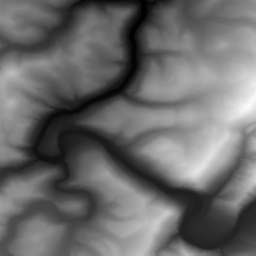
#> input picture Assignment_1/assignment1/assets/depth_data/OhioPyle-256.jpg, 256 x 256 px, found by its file name
$ jupyter execute test.ipynb
#> lines starting #> are read from the running program, lines starting #| are printed output that depends on the picture
[cell 1]
import cv2
import numpy as np
import matplotlib.pyplot as plt
from mpl_toolkits.mplot3d import Axes3D

# Step 1: Read the grayscale image
image = cv2.imread("D:/MBZUAI 2022-2027/MBZUAI 2024-2027/Semester 2/CV804/Exercise 1/CV804-2025-Spring-Semester-Starter-Code/assignment1/assets/depth_data/OhioPyle-256.jpg", cv2.IMREAD_GRAYSCALE)
#> image is the input picture: shape (256, 256); min 0, max 254, mean 106.7

# Step 2: Normalize the image (if necessary)
height_map = image / 255.0  # Normalize to range 0-1

# Step 3: Create a meshgrid for X, Y coordinates
# We create the X, Y grid based on the image size
x = np.arange(0, height_map.shape[1])
#> x = 256 values from 0 to 255
y = np.arange(0, height_map.shape[0])
#> y = 256 values from 0 to 255
x, y = np.meshgrid(x, y)

# Step 4: Plotting the 3D surface
fig = plt.figure()
ax = fig.add_subplot(111, projection='3d')

# Plot the surface
ax.plot_surface(x, y, height_map, cmap='viridis', edgecolor='none')
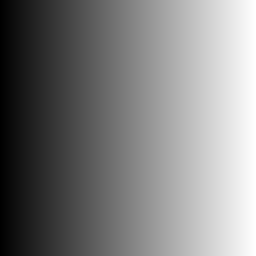
#> x: shape (256, 256) int64; min 0, max 255, mean 127.5

# Labels and title
ax.set_xlabel('X')
ax.set_ylabel('Y')
ax.set_zlabel('Height')
ax.set_title('Height Map')

plt.show()
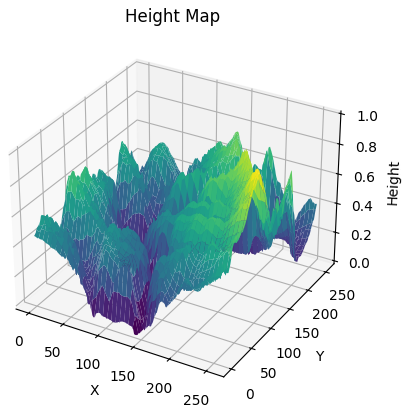
#> figure drawn by matplotlib, 1 panel
